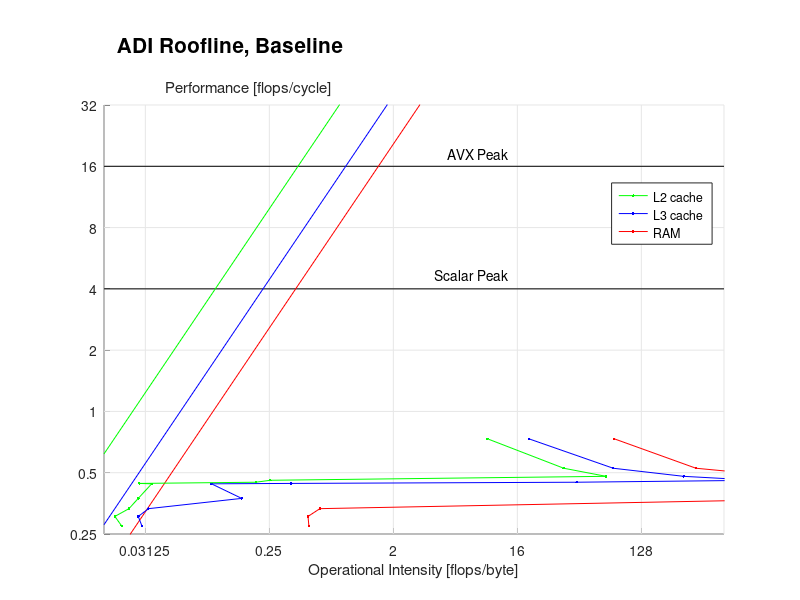

MATLAB code to generate this figure:
clear;
left = -6;
right = 9;
bottom = -2;
top = 5;

% memory_bandwidth = 68; % GB/s
memory_bandwidth = (11000+14500)/2^10; % GB/s
clock_speed = 2.6; % GHz
scalar_peak = 4;
vector_peak = 4*scalar_peak;

% beta for main memory
betaRAM = memory_bandwidth*2^30/(clock_speed*10^9);

% betas for caches
betaL3 = 64/6.3 + 64/8.4;
betaL2 = 64/6.1 + 64/2.2;
betaL1 = 12*8;

I = [2^left 2^right];
MRAM = betaRAM*I;
ML3  = betaL3*I;
ML2  = betaL2*I;
ML1  = betaL1*I;
pi_s = [scalar_peak scalar_peak];
pi_v = [vector_peak vector_peak];

N = [10 18 34 66 122 242 482 962 1922 3842 7682];

perf_AVX  = [1.925 2.064 2.310 2.045 1.958...
             1.795 1.746 1.252 0.928 0.819 0.801];
I_L2_AVX  = [20.229 72.867 112.189 0.499 0.280...
             0.193 0.185 0.174 0.165 0.151 0.140];
I_L3_AVX  = [43.860 138.595 492.583 1467.446 4.109...
             0.681 0.631 0.363 0.274 0.246 0.220];
I_RAM_AVX = [177.625 625.597 2566.898 10078.278 35825.893...
             134162.791 266258.661 2165.317 1.192 0.974 0.963];
         
perf_scalar  = [1.549 1.720 1.693 1.670 1.625...
                1.417 1.315 0.968 0.669 0.640 0.638];
I_L2_scalar  = [19.604 63.431 26.669 0.431 0.244...
                0.159 0.151 0.143 0.137 0.125 0.111];
I_L3_scalar  = [39.736 141.312 483.390 1178.315 9.138...
                0.579 0.389 0.275 0.221 0.200 0.169];
I_RAM_scalar = [159.978 571.003 2232.055 8825.832 29795.005...
                119985.741 414843.750 2492.483 1.036 0.837 0.842];
         
perf_serial  = [0.734 0.526 0.480 0.459 0.449...
                0.443 0.441 0.374 0.333 0.305 0.274];
I_L2_serial  = [38.730 139.276 283.299 1.017 0.797...
                0.113 0.139 0.111 0.095 0.075 0.084];
I_L3_serial  = [77.529 319.366 1040.724 3515.800 173.098...
                1.444 0.379 0.629 0.132 0.111 0.118];
I_RAM_serial = [324.468 1279.427 5348.837 20733.198 73016.277...
                188433.814 989767.842 16011.485 2.335 1.913 1.941];

hold on;

xlim([left right]);
ylim([bottom top]);

xticks = (left+1):3:(right-1);
set(gca, 'XTick', xticks);
for j = 1:length(xticks)
  xtl{j} = num2str(2^xticks(j));
end
set(gca, 'XTickLabel', xtl);

yticks = bottom:1:top;
set(gca, 'YTick', yticks);
for j = 1:length(yticks)
  ytl{j} = num2str(2^yticks(j));
end
set(gca, 'YTickLabel', ytl);

% Obtain the tick mark locations
xtick = get(gca,'XTick'); 
xtick = [left xtick right];
% Obtain the limits of the y axis
ylims = get(gca,'Ylim');
% Create line data
X = repmat(xtick,2,1);
Y = repmat(ylims',1,size(xtick,2));
% Plot line data
h = plot(X,Y,'-k');
set(h,'Color',[0.9 0.9 0.9]);

% Obtain the tick mark locations
ytick = get(gca,'YTick');
% Obtain the limits of the x axis
xlims = get(gca,'Xlim');
% Create line data
Y = repmat(ytick,2,1);
X = repmat(xlims',1,size(ytick,2));
% Plot line data
h = plot(X,Y,'-k');
set(h,'Color',[0.9 0.9 0.9]);

% line([left left],[bottom top],'Color',[0.8 0.8 0.8]);
% line([left right],[bottom bottom],'Color',[0.8 0.8 0.8]);
% line([left right],[top top],'Color',[0.8 0.8 0.8]);
% line([right right],[top bottom],'Color',[0.8 0.8 0.8]);

% plot rooflines
plot(log2(I),log2(pi_s),'-k');
plot(log2(I),log2(pi_v),'-k');
plot(log2(I),log2(MRAM),'-r');
plot(log2(I),log2(ML3), '-b');
plot(log2(I),log2(ML2), '-g');
% plot(log2(I),log2(ML1), '-k');

fac = 1/4;

% h1 = plot(log2(fac*I_RAM_AVX),log2(perf_AVX),'-r.');
% h1 = plot(log2(fac*I_RAM_scalar),log2(perf_scalar),'-r.');
h1 = plot(log2(fac*I_RAM_serial),log2(perf_serial),'-r.');

% h2 = plot(log2(fac*I_L3_AVX),log2(perf_AVX),'-b.');
% h2 = plot(log2(fac*I_L3_scalar),log2(perf_scalar),'-b.');
h2 = plot(log2(fac*I_L3_serial),log2(perf_serial),'-b.');

% h3 = plot(log2(fac*I_L2_AVX),log2(perf_AVX),'-g.');
% h3 = plot(log2(fac*I_L2_scalar),log2(perf_scalar),'-g.');
h3 = plot(log2(fac*I_L2_serial),log2(perf_serial),'-g.');

% h = text(log2(0.125),log2(4.4),'L3 Bandwidth');
% set(h, 'rotation', 57);
% 
% h = text(log2(0.52),log2(4.1),'RAM Bandwidth');
% set(h, 'rotation', 58);

text(log2(4),log2(4.7),'Scalar Peak');
text(log2(5),log2(18.5),'AVX Peak');

hold off;

legh = legend([h3 h2 h1],'L2 cache','L3 cache','RAM','Location','NorthEast');
vertOffset = (top - bottom)*-0.03;
set(legh,'Position',get(legh,'Position') + [0 vertOffset 0 0]);

xlabel('Operational Intensity [flops/byte]');
ylabel('Performance [flops/cycle]');
set(get(gca,'YLabel'),'Rotation',0);
ylabh = get(gca,'YLabel');
vertOffset = (top - bottom)*0.52;
horzOffset = (right - left)*0.305;
set(ylabh,'Position',get(ylabh,'Position') + [horzOffset vertOffset 0]);

set(gca,'Position',get(gca,'Position') - [0 0 0 0.1]);
h = title('ADI Roofline, Baseline','FontSize', 15);
vertOffset = (top - bottom)*0.08;
horzOffset = (right - left)*-0.296;
set(h,'Position',get(h,'Position') + [horzOffset vertOffset 0]);

set(gcf,'color','w');